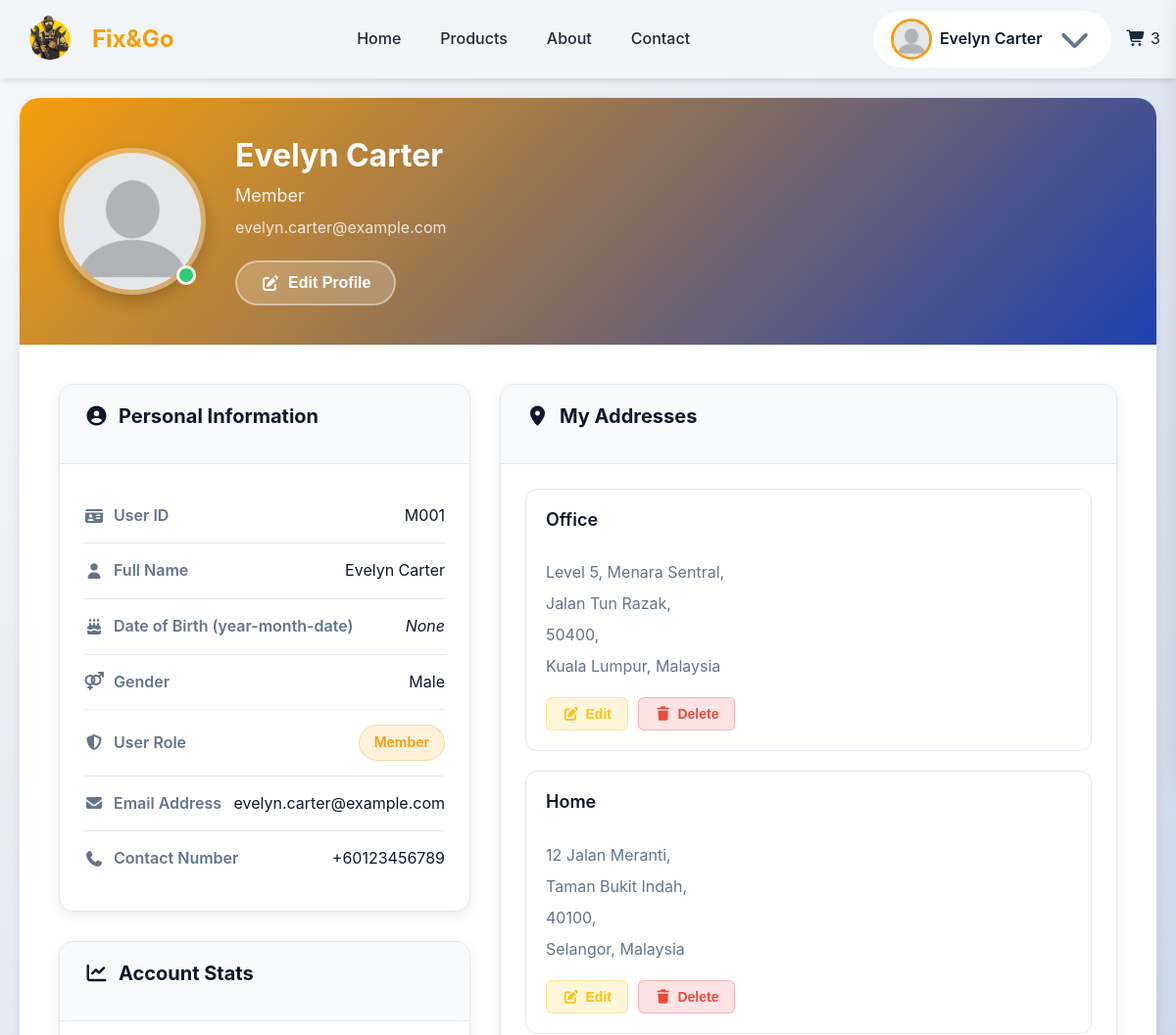
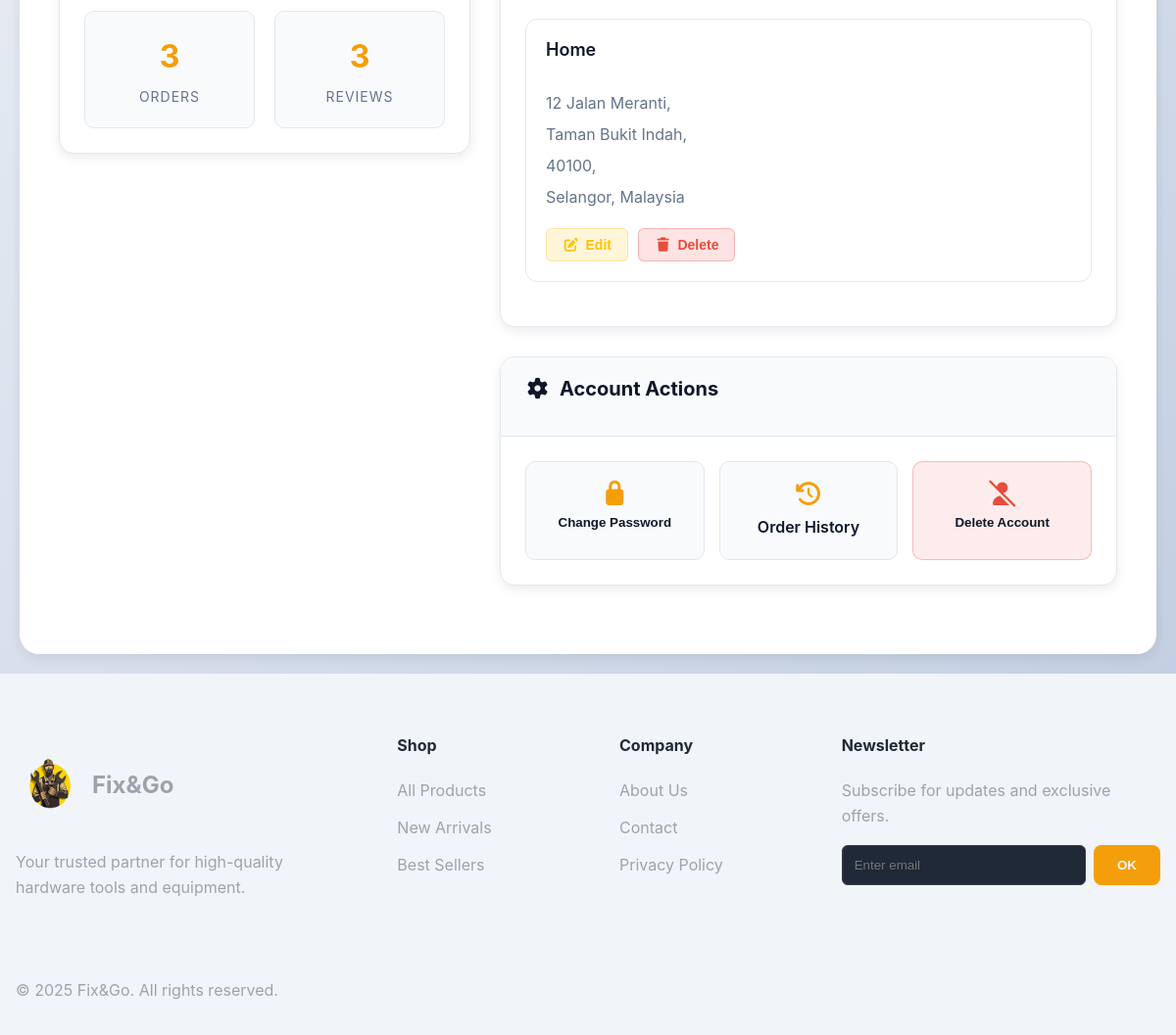
The page /pages/member/profile.php (signed in) on the database its author committed (2 pictures, top to bottom).
### tables this page shows
CREATE TABLE `userprofile` (
  `user_id` varchar(12) NOT NULL,
  `dob` date DEFAULT NULL,
  `contact_num` varchar(20) DEFAULT NULL,
  `gender` enum('Male','Female') DEFAULT NULL
);

CREATE TABLE `address` (
  `address_id` int(11) NOT NULL,
  `address_name` varchar(20) NOT NULL DEFAULT 'Home',
  `user_id` varchar(12) NOT NULL,
  `address_one` varchar(255) NOT NULL,
  `address_two` varchar(255) DEFAULT NULL,
  `address_three` varchar(255) DEFAULT NULL,
  `state` varchar(50) NOT NULL,
  `post_code` varchar(5) NOT NULL,
  `country` varchar(40) NOT NULL DEFAULT 'Malaysia'
);

### pages/member/profile.php (called while the page is built, shortened)
<?php
require_once "../../_base.php";
include_once "../../_head.php";
include_once "../../component/profileInfo.php";
include "../../_foot.php";

### _base.php (called while the page is built, shortened)
<?php
$rootDir = 'http://' . $_SERVER['HTTP_HOST'];
$pathPrefix = (strpos($_SERVER['SCRIPT_NAME'], '/FixAndGo_Web') === 0) ? '/FixAndGo_Web' : '';
function temp($key, $value = null)
{
    if ($value !== null) {
        $_SESSION["temp_$key"] = $value;
    } else {
        $value = $_SESSION["temp_$key"] ?? null;
        return $value;
    }
}
$host = 'localhost';
$username = 'root';
$password = '';
$dbname = 'fixandgo_db';
try {
    $_db = new PDO("mysql:host=$host;dbname=$dbname", $username, $password, [
        PDO::ATTR_DEFAULT_FETCH_MODE => PDO::FETCH_OBJ,
        PDO::ATTR_EMULATE_PREPARES   => false,
    ]);
} catch (PDOException $err) {
    die("Connection failed: " . $err->getMessage());
}
function getUserProfilePicture($userId)
{
    global $_db;
    global $pathPrefix;
    $defaultPath = $pathPrefix . "/images/profile/default_profile_picture.webp";
    try {
        $stmt = $_db->prepare("SELECT file_path FROM profilepicture WHERE user_id = ?");
        $stmt->execute([$userId]);
        $result = $stmt->fetch();
        if ($result && isset($result->file_path) && !empty($result->file_path)) {
            $filePath = $result->file_path;
            if (substr($filePath, 0, 1) !== '/') {
                $filePath = '/' . $filePath;
            }
            return $filePath;
        }
    } catch (Exception $e) {
        error_log("Profile picture error for user $userId: " . $e->getMessage());
    }
    return $defaultPath;
}

### config/authorization.php (called while the page is built, shortened)
<?php
function enforce_authorization(): void
{
    global $rootDir, $pathPrefix;
    $role = temp('USER_ROLE') ?? 'Guest';
    $pathPrefix = $pathPrefix ?? '';
    if ($role === 'Member') {
        return;
    }
    exit();
}

### DAO/profile_dao.php (called while the page is built, shortened)
<?php
function getAddressesByUserId($user_id)
{
    global $_db;
    $stmt = $_db->prepare("SELECT * FROM address WHERE user_id = ? ORDER BY address_id DESC");
    $stmt->execute([$user_id]);
    return $stmt->fetchAll();
}
function getUserProfileDetails($user_id)
{
    global $_db;
    $stmt = $_db->prepare("SELECT * FROM UserProfile WHERE user_id = ?");
    $stmt->execute([$user_id]);
    return $stmt->fetch();
}
function countOrdersById($id)
{
    global $_db;
    $stmt = $_db->prepare("SELECT COUNT(order_id) AS num FROM ORDERS
                           WHERE user_id = ?");
    $stmt->execute([$id]);
    return $stmt->fetch()->num;
}
function countReviewById($id)
{
    global $_db;
    $stmt = $_db->prepare("SELECT COUNT(review_id) AS num FROM REVIEW WHERE user_id = ?");
    $stmt->execute([$id]);
    return $stmt->fetch()->num;
}

### component/profileInfo.php (the view, shortened to what this page needs)
<?php
require_once __DIR__ . "/../dao/profile_dao.php";
$user_id = temp('USER_ID');
$user_name = temp('USER_NAME');
$user_role = temp('USER_ROLE');
$user_email = temp('EMAIL');
$user_profile = getUserProfileDetails($user_id);
$addresses = getAddressesByUserId($user_id);
?>
<link rel="stylesheet" href="<?= $rootDir ?>/css/profile.css">
<main>
    <div class="profile-container">
        <div class="profile-header">
            <div class="profile-picture-section">
                <div class="profile-picture-container">
                    <img src="<?= getUserProfilePicture($user_id) ?>"
                        alt="Profile Picture" class="profile-picture1">
                    <div class="profile-status online"></div>
                </div>
                <div class="profile-info">
                    <h1 class="profile-name"><?= htmlspecialchars($user_name) ?></h1>
                    <p class="profile-role"><?= htmlspecialchars($user_role) ?></p>
                    <p class="profile-email"><?= htmlspecialchars($user_email) ?></p>
                    <button class="edit-profile-btn">
                        <i class="fas fa-edit"></i> Edit Profile
                    </button>
                </div>
            </div>
        </div>
        <div class="profile-content">
            <div class="left-column">
                <div class="info-card">
                    <div class="card-header">
                        <h2><i class="fas fa-user-circle"></i> Personal Information</h2>
                    </div>
                    <div class="card-body">
                        <div class="info-row">
                            <div class="info-label">
                                <i class="fas fa-id-card"></i>
                                User ID
                            </div>
                            <div class="info-value"><?= htmlspecialchars($user_id) ?></div>
                        </div>
                        <div class="info-row">
                            <div class="info-label">
                                <i class="fas fa-user"></i>
                                Full Name
                            </div>
                            <div class="info-value"><?= htmlspecialchars($user_name) ?></div>
                        </div>
                        <div class="info-row">
                            <div class="info-label">
                                <i class="fas fa-birthday-cake"></i>
                                Date of Birth (year-month-date)
                            </div>
                            <div class="info-value"><?= $user_profile->dob ?? '<i>None</i>' ?>
                            </div>
                        </div>
                        <div class="info-row">
                            <div class="info-label">
                                <i class="fas fa-venus-mars"></i>
                                Gender
                            </div>
                            <div class="info-value"><?= $user_profile->gender ?? '<i>None</i>' ?></div>
                        </div>
                        <div class="info-row">
                            <div class="info-label">
                                <i class="fas fa-shield-alt"></i>
                                User Role
                            </div>
                            <div class="info-value">
                                <span class="role-badge customer"><?= htmlspecialchars($user_role) ?></span>
                            </div>
                        </div>
                        <div class="info-row">
                            <div class="info-label">
                                <i class="fas fa-envelope"></i>
                                Email Address
                            </div>
                            <div class="info-value"><?= htmlspecialchars($user_email) ?></div>
                        </div>
                        <div class="info-row">
                            <div class="info-label">
                                <i class="fas fa-phone"></i>
                                Contact Number
                            </div>
                            <div class="info-value"><?= $user_profile->contact_num ?? '<i>None</i>' ?></div>
                        </div>
                    </div>
                </div>
                <div class="info-card">
                    <div class="card-header">
                        <h2><i class="fas fa-chart-line"></i> Account Stats</h2>
                    </div>
                    <div class="card-body">
                        <div class="stats-grid">
                            <div class="stat-item">
                                <div class="stat-number"><?= countOrdersById($user_id) ?></div>
                                <div class="stat-label">Orders</div>
                            </div>
                            <div class="stat-item">
                                <div class="stat-number"><?= countReviewById($user_id) ?></div>
                                <div class="stat-label">Reviews</div>
                            </div>
                        </div>
                    </div>
                </div>
            </div>
            <div class="right-column">
                <div class="info-card">
                    <div class="card-header">
                        <h2><i class="fas fa-map-marker-alt"></i> My Addresses</h2>
                    </div>
                    <div class="card-body">
                        <?php if ($addresses) :
                            foreach ($addresses as $key => $value) : ?>
                                <div class="address-card">
                                    <div class="address-header">
                                        <h3><?= $value->address_name ?></h3>
                                    </div>
                                    <div class="address-content">
                                        <p><?= $value->address_one ? $value->address_one . ',' : '<i>None</i>' ?></p>
                                        <p><?= $value->address_two ? $value->address_two . ',' : '' ?></p>
                                        <p><?= $value->address_three ? $value->address_three . ', ' : '' ?><?= $value->post_code . ',' ?></p>
                                        <p><?= $value->state ?>, <?= $value->country ?></p>
                                    </div>
                                    <div class="address-actions">
                                        <button class="action-btn edit edit-address-btn" value="updateAddress"
                                            data-address-id="<?= $value->address_id ?>"
                                            data-address-name="<?= htmlspecialchars($value->address_name) ?>"
                                            data-address-one="<?= htmlspecialchars($value->address_one) ?>"
                                            data-address-two="<?= $value->address_two ? htmlspecialchars($value->address_two) : NULL ?>"
                                            data-address-three="<?= $value->address_three ? htmlspecialchars($value->address_three) : NULL ?>"
                                            data-post-code="<?= htmlspecialchars($value->post_code) ?>"
                                            data-state="<?= htmlspecialchars($value->state) ?>"
                                            data-country="<?= htmlspecialchars($value->country) ?>">
                                            <i class="fas fa-edit"></i> Edit
                                        </button>
                                        <button class="action-btn delete delete-address-btn" data-address-id="<?= $value->address_id ?>">
                                            <i class="fas fa-trash"></i> Delete
                                        </button>
                                    </div>
                                </div>
                            <?php endforeach;
                        else : ?>
                            <p style="color: rgba(135, 135, 135, 1);"><i>No address exist</i></p>
                        <?php endif ?>
                    </div>
                </div>
                <div class="info-card">
                    <div class="card-header">
                        <h2><i class="fas fa-cog"></i> Account Actions</h2>
                    </div>
                    <div class="card-body">
                        <div class="action-grid">
                            <button id="openChangePassword" class="action-card">
                                <i class="fas fa-lock"></i>
                                <span>Change Password</span>
                            </button>
                            <a href="<?= $rootDir ?>/pages/order/member-order-history.php" class="action-card" style="text-decoration: none;">
                                <i class="fas fa-history"></i>
                                <span>Order History</span>
                            </a>
                            <button class="action-card danger">
                                <i class="fas fa-user-slash"></i>
                                <span>Delete Account</span>
                            </button>
                        </div>
                    </div>
                </div>
            </div>
        </div>
    </div>
</main>

### rows shown on the page
userprofile: dob "None", gender "Male", contact_num "+60123456789"
address: address_name "Office", address_one "Level 5, Menara Sentral", address_two "Jalan Tun Razak", post_code "50400", state "Kuala Lumpur", country "Malaysia"
address: address_name "Home", address_one "12 Jalan Meranti", address_two "Taman Bukit Indah", post_code "40100", state "Selangor", country "Malaysia"
address: address_name "Home", address_one "12 Jalan Meranti", address_two "Taman Bukit Indah", post_code "40100", state "Selangor", country "Malaysia"

### other values the page prints
temp('USER_NAME') "Evelyn Carter"
$user_name "Evelyn Carter"
$user_role "Member"
$user_email "evelyn.carter@example.com"
$user_id "M001"
countOrdersById($user_id) "3"
countReviewById($user_id) "3"
